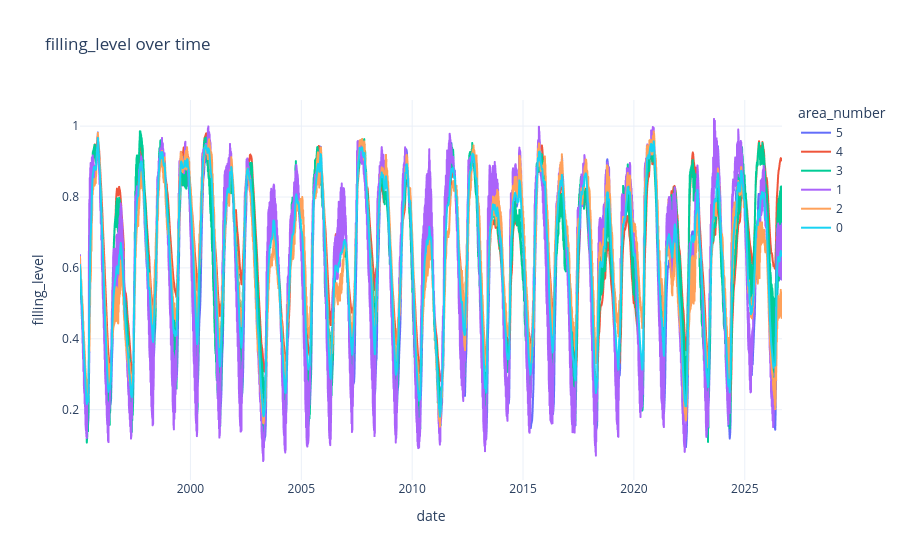
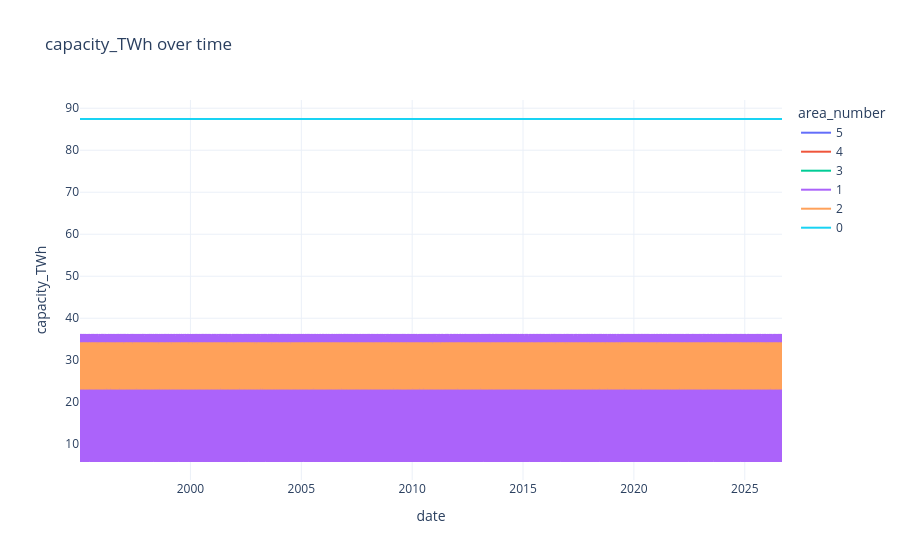
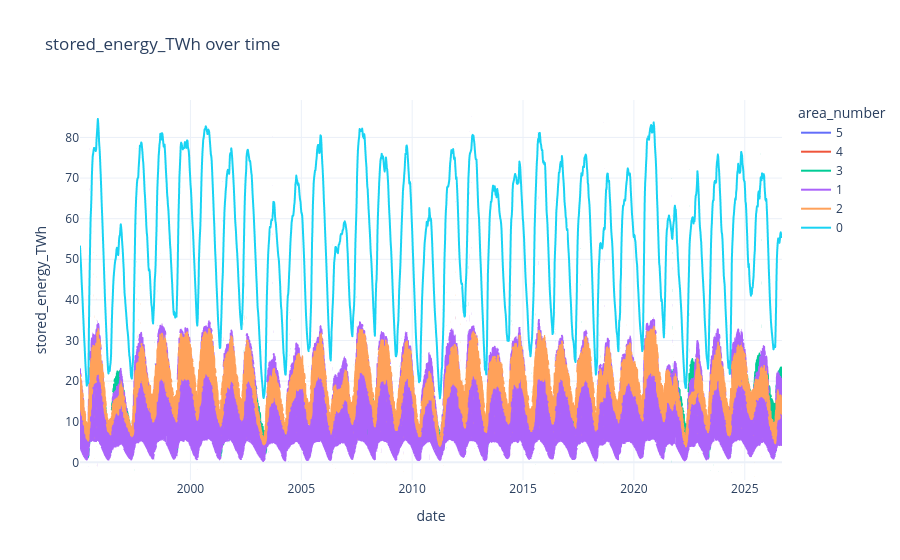
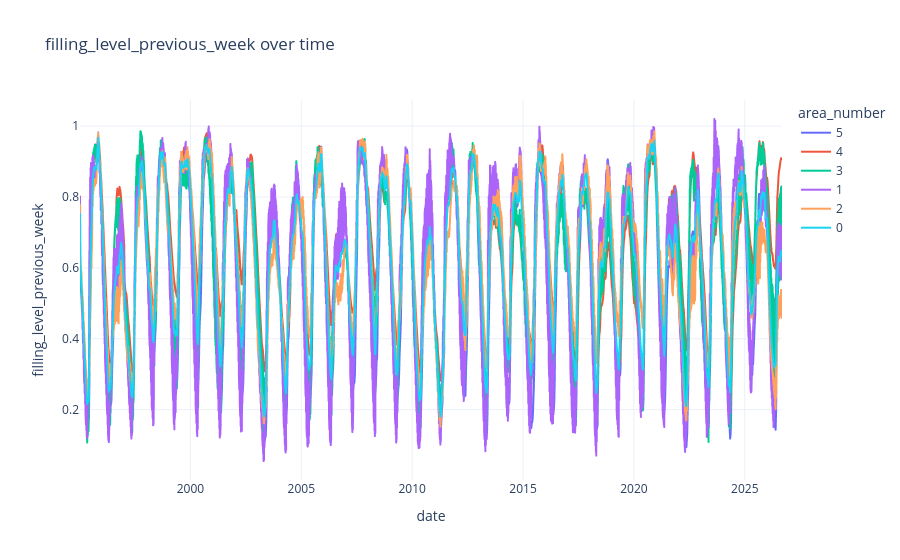

The notebook cell saved with these charts, in order:
### Markdown cell above
##### Plot of each column

### Code cell
# numerical measurement columns 
line_cols = [
    "filling_level",
    "capacity_TWh",
    "stored_energy_TWh",
    "filling_level_previous_week",
    "change_in_filling_level"
]

# line plots 
for col in line_cols: 
    fig = px.line(
        dat, 
        x="date",
        y=col, 
        color="area_number",
        title=f"{col} over time"
    )
    fig.update_layout(template="plotly_white")
    fig.show()

### Figure 1 — Plotly figure (JSON) as saved in the notebook; plotly's stock layout.template omitted (floating-point values rounded to 4 significant figures; data arrays with more than 128 entries replaced by an {"elided": "..."} marker saying what was removed)
{"data": [{"hovertemplate": "area_number=5<br>date=%{x}<br>filling_level=%{y}<extra></extra>", "legendgroup": "5", "line": {"color": "#636efa", "dash": "solid"}, "marker": {"symbol": "circle"}, "mode": "lines", "name": "5", "showlegend": true, "type": "scattergl", "x": {"elided": "1653 str values"}, "xaxis": "x", "y": {"elided": "1653 float values"}, "yaxis": "y"}, {"hovertemplate": "area_number=4<br>date=%{x}<br>filling_level=%{y}<extra></extra>", "legendgroup": "4", "line": {"color": "#EF553B", "dash": "solid"}, "marker": {"symbol": "circle"}, "mode": "lines", "name": "4", "showlegend": true, "type": "scattergl", "x": {"elided": "1653 str values"}, "xaxis": "x", "y": {"elided": "1653 float values"}, "yaxis": "y"}, {"hovertemplate": "area_number=3<br>date=%{x}<br>filling_level=%{y}<extra></extra>", "legendgroup": "3", "line": {"color": "#00cc96", "dash": "solid"}, "marker": {"symbol": "circle"}, "mode": "lines", "name": "3", "showlegend": true, "type": "scattergl", "x": {"elided": "3306 str values"}, "xaxis": "x", "y": {"elided": "3306 float values"}, "yaxis": "y"}, {"hovertemplate": "area_number=1<br>date=%{x}<br>filling_level=%{y}<extra></extra>", "legendgroup": "1", "line": {"color": "#ab63fa", "dash": "solid"}, "marker": {"symbol": "circle"}, "mode": "lines", "name": "1", "showlegend": true, "type": "scattergl", "x": {"elided": "3306 str values"}, "xaxis": "x", "y": {"elided": "3306 float values"}, "yaxis": "y"}, {"hovertemplate": "area_number=2<br>date=%{x}<br>filling_level=%{y}<extra></extra>", "legendgroup": "2", "line": {"color": "#FFA15A", "dash": "solid"}, "marker": {"symbol": "circle"}, "mode": "lines", "name": "2", "showlegend": true, "type": "scattergl", "x": {"elided": "3306 str values"}, "xaxis": "x", "y": {"elided": "3306 float values"}, "yaxis": "y"}, {"hovertemplate": "area_number=0<br>date=%{x}<br>filling_level=%{y}<extra></extra>", "legendgroup": "0", "line": {"color": "#19d3f3", "dash": "solid"}, "marker": {"symbol": "circle"}, "mode": "lines", "name": "0", "showlegend": true, "type": "scattergl", "x": {"elided": "1653 str values"}, "xaxis": "x", "y": {"elided": "1653 float values"}, "yaxis": "y"}], "layout": {"legend": {"title": {"text": "area_number"}, "tracegroupgap": 0}, "title": {"text": "filling_level over time"}, "xaxis": {"anchor": "y", "domain": [0, 1], "title": {"text": "date"}}, "yaxis": {"anchor": "x", "domain": [0, 1], "title": {"text": "filling_level"}}}}

### Figure 2 — Plotly figure (JSON) as saved in the notebook; plotly's stock layout.template omitted (floating-point values rounded to 4 significant figures; data arrays with more than 128 entries replaced by an {"elided": "..."} marker saying what was removed)
{"data": [{"hovertemplate": "area_number=5<br>date=%{x}<br>capacity_TWh=%{y}<extra></extra>", "legendgroup": "5", "line": {"color": "#636efa", "dash": "solid"}, "marker": {"symbol": "circle"}, "mode": "lines", "name": "5", "showlegend": true, "type": "scattergl", "x": {"elided": "1653 str values"}, "xaxis": "x", "y": {"elided": "1653 float values"}, "yaxis": "y"}, {"hovertemplate": "area_number=4<br>date=%{x}<br>capacity_TWh=%{y}<extra></extra>", "legendgroup": "4", "line": {"color": "#EF553B", "dash": "solid"}, "marker": {"symbol": "circle"}, "mode": "lines", "name": "4", "showlegend": true, "type": "scattergl", "x": {"elided": "1653 str values"}, "xaxis": "x", "y": {"elided": "1653 float values"}, "yaxis": "y"}, {"hovertemplate": "area_number=3<br>date=%{x}<br>capacity_TWh=%{y}<extra></extra>", "legendgroup": "3", "line": {"color": "#00cc96", "dash": "solid"}, "marker": {"symbol": "circle"}, "mode": "lines", "name": "3", "showlegend": true, "type": "scattergl", "x": {"elided": "3306 str values"}, "xaxis": "x", "y": {"elided": "3306 float values"}, "yaxis": "y"}, {"hovertemplate": "area_number=1<br>date=%{x}<br>capacity_TWh=%{y}<extra></extra>", "legendgroup": "1", "line": {"color": "#ab63fa", "dash": "solid"}, "marker": {"symbol": "circle"}, "mode": "lines", "name": "1", "showlegend": true, "type": "scattergl", "x": {"elided": "3306 str values"}, "xaxis": "x", "y": {"elided": "3306 float values"}, "yaxis": "y"}, {"hovertemplate": "area_number=2<br>date=%{x}<br>capacity_TWh=%{y}<extra></extra>", "legendgroup": "2", "line": {"color": "#FFA15A", "dash": "solid"}, "marker": {"symbol": "circle"}, "mode": "lines", "name": "2", "showlegend": true, "type": "scattergl", "x": {"elided": "3306 str values"}, "xaxis": "x", "y": {"elided": "3306 float values"}, "yaxis": "y"}, {"hovertemplate": "area_number=0<br>date=%{x}<br>capacity_TWh=%{y}<extra></extra>", "legendgroup": "0", "line": {"color": "#19d3f3", "dash": "solid"}, "marker": {"symbol": "circle"}, "mode": "lines", "name": "0", "showlegend": true, "type": "scattergl", "x": {"elided": "1653 str values"}, "xaxis": "x", "y": {"elided": "1653 float values"}, "yaxis": "y"}], "layout": {"legend": {"title": {"text": "area_number"}, "tracegroupgap": 0}, "title": {"text": "capacity_TWh over time"}, "xaxis": {"anchor": "y", "domain": [0, 1], "title": {"text": "date"}}, "yaxis": {"anchor": "x", "domain": [0, 1], "title": {"text": "capacity_TWh"}}}}

### Figure 3 — Plotly figure (JSON) as saved in the notebook; plotly's stock layout.template omitted (floating-point values rounded to 4 significant figures; data arrays with more than 128 entries replaced by an {"elided": "..."} marker saying what was removed)
{"data": [{"hovertemplate": "area_number=5<br>date=%{x}<br>stored_energy_TWh=%{y}<extra></extra>", "legendgroup": "5", "line": {"color": "#636efa", "dash": "solid"}, "marker": {"symbol": "circle"}, "mode": "lines", "name": "5", "showlegend": true, "type": "scattergl", "x": {"elided": "1653 str values"}, "xaxis": "x", "y": {"elided": "1653 float values"}, "yaxis": "y"}, {"hovertemplate": "area_number=4<br>date=%{x}<br>stored_energy_TWh=%{y}<extra></extra>", "legendgroup": "4", "line": {"color": "#EF553B", "dash": "solid"}, "marker": {"symbol": "circle"}, "mode": "lines", "name": "4", "showlegend": true, "type": "scattergl", "x": {"elided": "1653 str values"}, "xaxis": "x", "y": {"elided": "1653 float values"}, "yaxis": "y"}, {"hovertemplate": "area_number=3<br>date=%{x}<br>stored_energy_TWh=%{y}<extra></extra>", "legendgroup": "3", "line": {"color": "#00cc96", "dash": "solid"}, "marker": {"symbol": "circle"}, "mode": "lines", "name": "3", "showlegend": true, "type": "scattergl", "x": {"elided": "3306 str values"}, "xaxis": "x", "y": {"elided": "3306 float values"}, "yaxis": "y"}, {"hovertemplate": "area_number=1<br>date=%{x}<br>stored_energy_TWh=%{y}<extra></extra>", "legendgroup": "1", "line": {"color": "#ab63fa", "dash": "solid"}, "marker": {"symbol": "circle"}, "mode": "lines", "name": "1", "showlegend": true, "type": "scattergl", "x": {"elided": "3306 str values"}, "xaxis": "x", "y": {"elided": "3306 float values"}, "yaxis": "y"}, {"hovertemplate": "area_number=2<br>date=%{x}<br>stored_energy_TWh=%{y}<extra></extra>", "legendgroup": "2", "line": {"color": "#FFA15A", "dash": "solid"}, "marker": {"symbol": "circle"}, "mode": "lines", "name": "2", "showlegend": true, "type": "scattergl", "x": {"elided": "3306 str values"}, "xaxis": "x", "y": {"elided": "3306 float values"}, "yaxis": "y"}, {"hovertemplate": "area_number=0<br>date=%{x}<br>stored_energy_TWh=%{y}<extra></extra>", "legendgroup": "0", "line": {"color": "#19d3f3", "dash": "solid"}, "marker": {"symbol": "circle"}, "mode": "lines", "name": "0", "showlegend": true, "type": "scattergl", "x": {"elided": "1653 str values"}, "xaxis": "x", "y": {"elided": "1653 float values"}, "yaxis": "y"}], "layout": {"legend": {"title": {"text": "area_number"}, "tracegroupgap": 0}, "title": {"text": "stored_energy_TWh over time"}, "xaxis": {"anchor": "y", "domain": [0, 1], "title": {"text": "date"}}, "yaxis": {"anchor": "x", "domain": [0, 1], "title": {"text": "stored_energy_TWh"}}}}

### Figure 4 — Plotly figure (JSON) as saved in the notebook; plotly's stock layout.template omitted (floating-point values rounded to 4 significant figures; data arrays with more than 128 entries replaced by an {"elided": "..."} marker saying what was removed)
{"data": [{"hovertemplate": "area_number=5<br>date=%{x}<br>filling_level_previous_week=%{y}<extra></extra>", "legendgroup": "5", "line": {"color": "#636efa", "dash": "solid"}, "marker": {"symbol": "circle"}, "mode": "lines", "name": "5", "showlegend": true, "type": "scattergl", "x": {"elided": "1653 str values"}, "xaxis": "x", "y": {"elided": "1653 float values"}, "yaxis": "y"}, {"hovertemplate": "area_number=4<br>date=%{x}<br>filling_level_previous_week=%{y}<extra></extra>", "legendgroup": "4", "line": {"color": "#EF553B", "dash": "solid"}, "marker": {"symbol": "circle"}, "mode": "lines", "name": "4", "showlegend": true, "type": "scattergl", "x": {"elided": "1653 str values"}, "xaxis": "x", "y": {"elided": "1653 float values"}, "yaxis": "y"}, {"hovertemplate": "area_number=3<br>date=%{x}<br>filling_level_previous_week=%{y}<extra></extra>", "legendgroup": "3", "line": {"color": "#00cc96", "dash": "solid"}, "marker": {"symbol": "circle"}, "mode": "lines", "name": "3", "showlegend": true, "type": "scattergl", "x": {"elided": "3306 str values"}, "xaxis": "x", "y": {"elided": "3306 float values"}, "yaxis": "y"}, {"hovertemplate": "area_number=1<br>date=%{x}<br>filling_level_previous_week=%{y}<extra></extra>", "legendgroup": "1", "line": {"color": "#ab63fa", "dash": "solid"}, "marker": {"symbol": "circle"}, "mode": "lines", "name": "1", "showlegend": true, "type": "scattergl", "x": {"elided": "3306 str values"}, "xaxis": "x", "y": {"elided": "3306 float values"}, "yaxis": "y"}, {"hovertemplate": "area_number=2<br>date=%{x}<br>filling_level_previous_week=%{y}<extra></extra>", "legendgroup": "2", "line": {"color": "#FFA15A", "dash": "solid"}, "marker": {"symbol": "circle"}, "mode": "lines", "name": "2", "showlegend": true, "type": "scattergl", "x": {"elided": "3306 str values"}, "xaxis": "x", "y": {"elided": "3306 float values"}, "yaxis": "y"}, {"hovertemplate": "area_number=0<br>date=%{x}<br>filling_level_previous_week=%{y}<extra></extra>", "legendgroup": "0", "line": {"color": "#19d3f3", "dash": "solid"}, "marker": {"symbol": "circle"}, "mode": "lines", "name": "0", "showlegend": true, "type": "scattergl", "x": {"elided": "1653 str values"}, "xaxis": "x", "y": {"elided": "1653 float values"}, "yaxis": "y"}], "layout": {"legend": {"title": {"text": "area_number"}, "tracegroupgap": 0}, "title": {"text": "filling_level_previous_week over time"}, "xaxis": {"anchor": "y", "domain": [0, 1], "title": {"text": "date"}}, "yaxis": {"anchor": "x", "domain": [0, 1], "title": {"text": "filling_level_previous_week"}}}}
